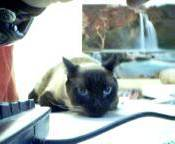
#> input picture images/training/cats/cat.5.jpg, 175 x 144 px; its folder holds 4 pictures in this run
$ python networkTest.py
#> lines starting #> are read from the running program, lines starting #| are printed output that depends on the picture; after the words box and inside, x2 and y2 are one past the last pixel; in counts of white or black regions, pixels touching at a corner belong together; pictures that were not available may be replaced by others from this repository, and a replacement may not be noted
### test.py
from skimage import io
from skimage import color
from skimage import morphology
from skimage import transform
from skimage.filters import threshold_otsu
import numpy as np

from skimage import data, filters

# [5 lines left out: function load_image, not called in this run]


def process_image(file_name):

    cat = color.rgb2gray(io.imread(file_name))
    cat = transform.resize(cat, (300, 300))

    thresh = threshold_otsu(cat)
    cat = cat > thresh

    cat = morphology.binary_erosion(cat)
    cat = morphology.binary_dilation(cat)

    cat = morphology.remove_small_objects(cat, min_size=50)
    cat = morphology.remove_small_holes(cat, area_threshold=50)

    return cat


def training_animals(animal, start=1, stop=500):

    data = []

    for i in range(1, 501):
        file_name = f"images/training/{animal}s/{animal}.{i}.jpg"

        new_animal = process_image(file_name)

        data.append(new_animal)

    return data

# [20 lines left out: function test_animals, not called in this run]

image = io.imread("images/training/cats/cat.5.jpg")
#> image is the input picture: shape (144, 175, 3); mean R, G, B 160.9, 169.6, 169.4
# image = load_image("images/training/cats/cat.1.jpg")

edges = filters.sobel(image)
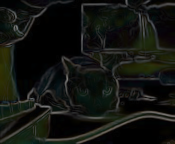
#> edges: shape (144, 175, 3) float64; mean R, G, B 0.0747, 0.0824, 0.0664
io.imshow(edges)
io.show()


# io.imshow(image)
# io.show()

### networkTest.py
import numpy as np
import NeuralNetwork as nn
from test import training_animals
from test import test_animals

cats = training_animals("cat", 1, 10)
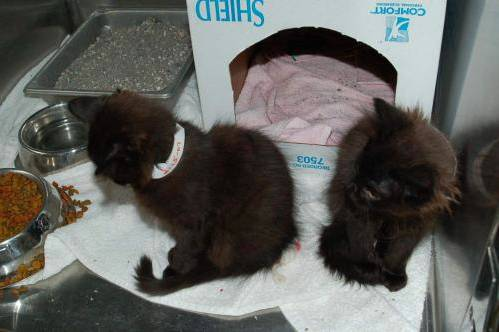
#> input picture images/training/cats/cat.108.jpg, 499 x 332 px, given in place of cat.1.jpg, which was not available
#> in process_image, `cat = transform.resize(cat, (300, 300))`:
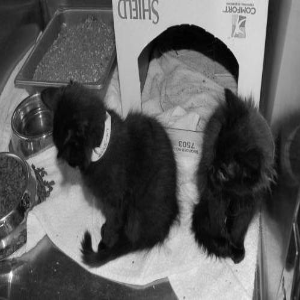
#> cat: shape (300, 300) float64; min 0.00284, max 0.988, mean 0.376
#> in process_image, `thresh = threshold_otsu(cat)`: thresh = 0.428
#> in process_image, `cat = cat > thresh`:
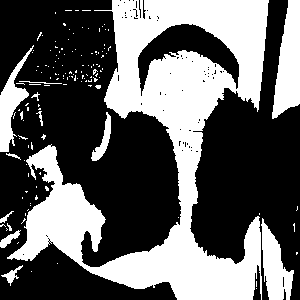
#> cat: shape (300, 300) bool; 39% white; 141 white regions (129 under 20 px), largest, box (x1, y1, x2, y2) and area: (7, 0, 269, 300) 28858, (272, 0, 300, 119) 2213, (261, 218, 294, 300) 1447
#> in process_image, `cat = morphology.binary_erosion(cat)`: cat: shape (300, 300) bool; 34.7% white; 30 white regions (23 under 20 px), largest, box (x1, y1, x2, y2) and area: (9, 0, 268, 300) 26451, (273, 0, 300, 118) 2066, (262, 223, 293, 300) 1219
#> in process_image, `cat = morphology.binary_dilation(cat)`:
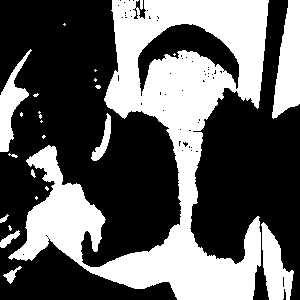
#> cat: shape (300, 300) bool; 38% white; 24 white regions (13 under 20 px), largest, box (x1, y1, x2, y2) and area: (8, 0, 269, 300) 28563, (272, 0, 300, 119) 2212, (261, 222, 294, 300) 1428
#> in process_image, `cat = morphology.remove_small_objects(cat, min_size=50)`:
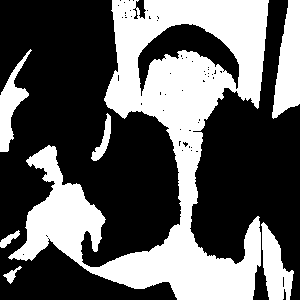
#> cat: shape (300, 300) bool; 37.8% white; 7 white regions, largest, box (x1, y1, x2, y2) and area: (8, 0, 269, 300) 28563, (272, 0, 300, 119) 2212, (261, 222, 294, 300) 1428
#> in process_image, `cat = morphology.remove_small_holes(cat, area_threshold=50)`:
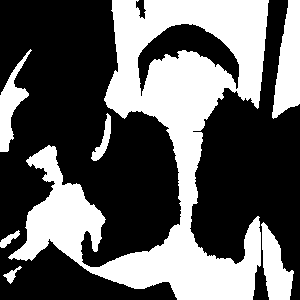
#> cat: shape (300, 300) bool; 38% white; 7 white regions, largest, box (x1, y1, x2, y2) and area: (8, 0, 269, 300) 28685, (272, 0, 300, 119) 2212, (261, 222, 294, 300) 1458
#> pass 2 of the loop in training_animals, `for i in range(1, 501):`:
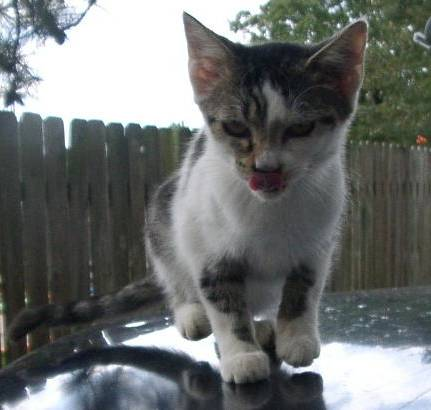
#> input picture images/training/cats/cat.11.jpg, 431 x 410 px, given in place of cat.2.jpg, which was not available
#> in process_image (call 2), `cat = transform.resize(cat, (300, 300))`:
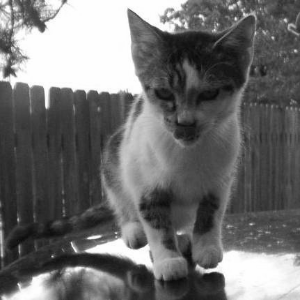
#> cat: shape (300, 300) float64; min 0.0302, max 1, mean 0.434
#> thresh = 0.585
#> in process_image (call 2), `cat = morphology.remove_small_objects(cat, min_size=50)`:
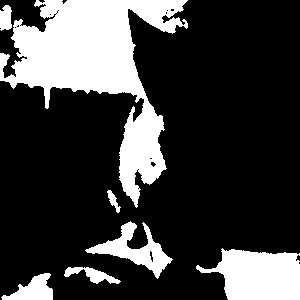
#> cat: shape (300, 300) bool; 24% white; 7 white regions, largest, box (x1, y1, x2, y2) and area: (0, 0, 188, 208) 14584, (196, 248, 300, 300) 3798, (85, 221, 173, 279) 1656
#> (the run stopped early here; a loop or call above may not have finished)
